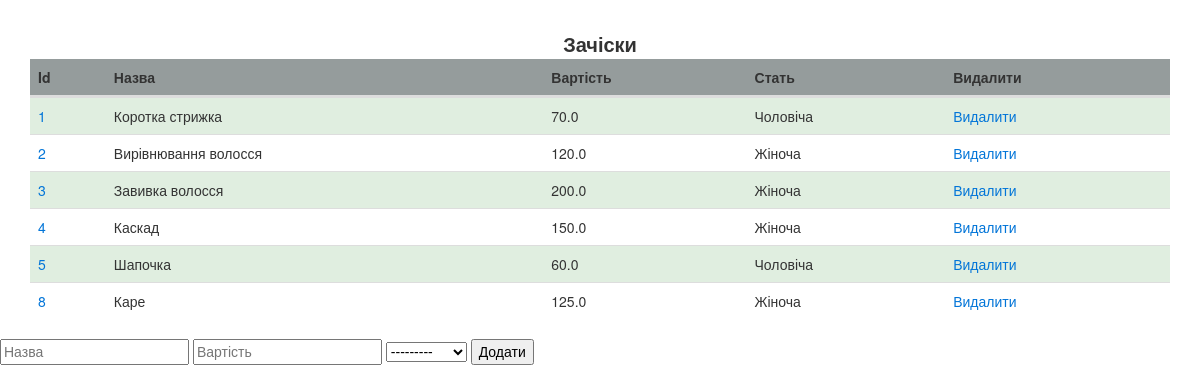
/hairdresses/hairstyles/, run on the app's committed database.
### hairdresses_app/models.py (models this page shows, shortened)
class Hairdo(models.Model):
    name = models.CharField(verbose_name='Назва зачіски', max_length=255)
    price = models.FloatField(verbose_name='Вартість')
    sex = models.CharField(verbose_name='Стать', choices=SEX.choices.items(), max_length=15)
    class Meta:
        verbose_name = "зачіска"
        verbose_name_plural = "Зачіски"

### hairdresses_app/views.py (the view)
# urls.py: path('hairstyles/', views.list_of_hairstyles, name='list-of-hairstyles'),
def list_of_hairstyles(request):
    context = {'form': HairdoForm()}
    if request.method == 'POST':
        name = request.POST.get('name')
        price = float(request.POST.get('price'))
        sex = request.POST.get('sex')
        hairdo = Hairdo.objects.create(name=name, price=price, sex=sex)
    context['hairstyles'] = Hairdo.objects.all()
    return render(request, 'hairdresses_app/hairstyles.html', context)

### hairdresses_app/forms.py
class HairdoForm(forms.ModelForm):
    class Meta:
        model = Hairdo
        fields = '__all__'

### hairdresses_app/templates/hairdresses_app/hairstyles.html (shortened to what this page needs)
<!DOCTYPE html>
<html lang="en">
<head>
    {% load staticfiles%}
    <link rel="stylesheet" href="{% static 'hairdresses_app/css/bootstrap.min.css' %}">
    <link rel="stylesheet" href="{% static 'hairdresses_app/css/updated.css' %}">
</head>
<body>
<div class="container" style="margin-top: 30px" ng-controller="ServicesCtrl">
    <div class="row">
        <div class="col-md-12">
            <div class="panel panel-default">
                <div class="panel-heading">Зачіски</div>
                <div class="panel-body">
                    <table class="table table-striped">
                        <thead>
                        <tr>
                            <th>Id</th>
                            <th>Назва</th>
                            <th>Вартість</th>
                            <th>Стать</th>
                            <th>Видалити</th>
                        </tr>
                        </thead>
                        <tbody>
                        {% for hairdo in hairstyles %}
                            <tr>
                                <td> <a href="{% url 'hairdo-detailed' pk=hairdo.id %}">
                                    {{ hairdo.id }} </a></td>
                                <td>{{ hairdo.name }}</td>
                                <td>{{ hairdo.price }}</td>
                                <td>{{ hairdo.get_sex_display }}</td>
                                <td><a href="{% url 'hairdo-edit' pk=hairdo.id %}" class="delete_button">Видалити</a></td>
                            </tr>
                        {% endfor %}
                        </tbody>
                    </table>
                </div>
            </div>
        </div>
    </div>
</div>
<form method="post" action="{% url 'list-of-hairstyles' %}">
    <input type="text" name="name" placeholder="Назва">
    <input type="number" name="price" placeholder="Вартість">
    {{ form.sex }}
    <input type="submit" value="Додати">
</form>
</body>
</html>

### hairdresses_app/static/hairdresses_app/css/updated.css (style rules this page uses)
table { border-spacing: 0; border-collapse: separate; }
td, th { padding: 0 }
html { font-size: 10px; -webkit-tap-highlight-color: rgba(0, 0, 0, 0) }
body { font-family: "Helvetica Neue", Helvetica, Arial, sans-serif; font-size: 14px; line-height: 1.42857143; color: #333; background-color: #fff }
.container { padding-right: 15px; padding-left: 15px; margin-right: auto; margin-left: auto }
@media (min-width: 768px) { .container { width: 750px } }
@media (min-width: 992px) { .container { width: 970px } }
@media (min-width: 1200px) { .container { width: 1170px } }
.row { margin-right: -15px; margin-left: -15px }
table { background-color: transparent }
th { text-align: left; background-color: rgba(131,139,139,0.85) }
td { text-align: left; }
.table { width: 100%; max-width: 100%; margin-bottom: 20px }
.table > tbody > tr > td, .table > tbody > tr > th, .table > tfoot > tr > td, .table > tfoot > tr > th, .table > thead > tr > td, .table > thead > tr > th { padding: 8px; line-height: 1.42857143; vertical-align: top; border-top: 1px solid #ddd }
.table > thead > tr > th { vertical-align: bottom; border-bottom: 2px solid #ddd }
.table > caption + thead > tr:first-child > td, .table > caption + thead > tr:first-child > th, .table > colgroup + thead > tr:first-child > td, .table > colgroup + thead > tr:first-child > th, .table > thead:first-child > tr:first-child > td, .table > thead:first-child > tr:first-child > th { border-top: 0 }
.table-striped > tbody > tr:nth-of-type(odd) { background-color: #E0EEE0 }
.panel-heading { text-align: center; font-weight: bold; font-size: 20px; }

### data on the page
Hairdo: id "1", name "Коротка стрижка", price "70.0", sex "Чоловіча"
Hairdo: id "2", name "Вирівнювання волосся", price "120.0", sex "Жіноча"
Hairdo: id "3", name "Завивка волосся", price "200.0", sex "Жіноча"
Hairdo: id "4", name "Каскад", price "150.0", sex "Жіноча"
Hairdo: id "5", name "Шапочка", price "60.0", sex "Чоловіча"
Hairdo: id "8", name "Каре", price "125.0", sex "Жіноча"
